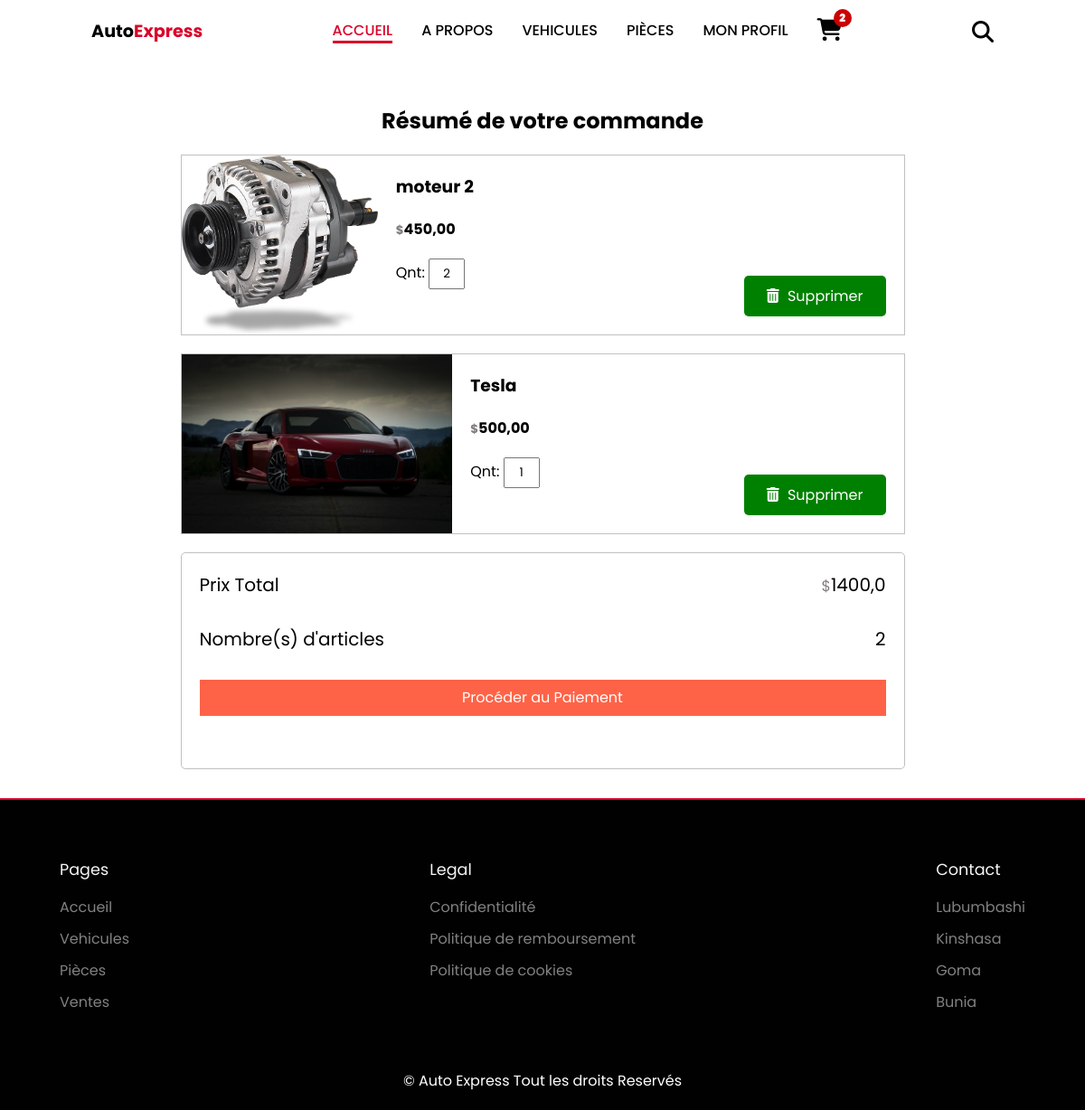
The app's page /sell/cart (signed in) with its own data.
### accounts/models.py (models this page shows, shortened)
class Utilisateur(AbstractUser):
    telephone = models.CharField(max_length=10)
    adresse = models.TextField()

### sell/models.py (models this page shows, shortened)
class Cart(models.Model):
    user = models.OneToOneField(User, on_delete=models.CASCADE)
    order = models.ManyToManyField(Order)
    def get_total_price(self):
        total_price_vehicule = Decimal(0)
        total_price_pieces = Decimal(0)
        for order in self.order.all():
            if order.vehicule:
                total_price_vehicule += order.vehicule.prix * order.quatity
            elif order.piece:
                total_price_pieces += order.piece.prix * order.quatity
        return total_price_pieces + total_price_vehicule

class Order(models.Model):
    user = models.ForeignKey(User, on_delete=models.CASCADE)
    vehicule = models.ForeignKey(Vehicule, on_delete=models.CASCADE, blank=True, null=True)
    piece = models.ForeignKey(Piece, on_delete=models.CASCADE, blank=True, null=True)
    quatity = models.IntegerField(default=1)
    ordered = models.BooleanField(default=False)
    ordered_date = models.DateTimeField(null=True, blank=True)

### car/models.py (models this page shows)
class VehiculeOuPiece(models.Model):
    id = models.AutoField(primary_key=True)
    description = models.TextField()
    date_ajout = models.DateTimeField(auto_now_add=True)
    marque = models.CharField(max_length=100, blank=True, null=True)
    modele = models.CharField(max_length=100, blank=True, null=True)
    prix = models.DecimalField(max_digits=10, decimal_places=2)
    etat = models.CharField(max_length=50, choices=[('Neuf', 'Neuf'), ('Occasion', 'Occasion')], default='Neuf')
    photo = models.ImageField(upload_to="articles_images")

class Piece(VehiculeOuPiece):
    type_piece = models.CharField(max_length=100)

### sell/views.py (the view)
# urls.py: path("cart", cart, name="cart"),
def cart(request):
    cart = Cart.objects.get(user=request.user)
    return render(request, "sell/cart.html", {"orders": cart.order.all(), "total_price": float(cart.get_total_price())})

### sell/templates/sell/cart.html
{% extends "base.html" %}
{% block content %}
{% load static %}
<section class="container" style="margin-top: 2rem;">
	<h1 class="heading">Résumé de votre commande</h1>
	<div class="cart container">
            <div class="products container">
            {% for order in orders %}
                <div class="product">
                    {% if order.vehicule %}
                        <img src="{{ order.vehicule.photo.url }}">
                    {% elif order.piece %}
                        <img src="{{ order.piece.photo.url }}">
                    {% endif %}
                    <div class="product-info">
                        {% if order.vehicule %}
                            <h3 class="product-name">{{ order.vehicule.marque }}</h3>
                        {% elif order.piece %}
                            <h3 class="product-name">{{ order.piece.type_piece }}</h3>
                        {% endif %}
                        {% if order.vehicule %}
                        <h4 class="product-price"><small>$</small>{{ order.vehicule.prix }}</h4>
                        {% elif order.piece %}
                            <h4 class="product-price"><small>$</small>{{  order.piece.prix }}</h4>
                        {% endif %}
                        <p class="product-quantity">Qnt: <input value="{{ order.quatity }}" name="quantity_{{ order.id }}">
                        <p class="product-remove">
                            <i class="fa fa-trash" aria-hidden="true"></i>
                            <span class="remove">Supprimer</span>
                        </p>
                    </div>
                </div>
            {% endfor %}
		<div class="cart-total container" style="width: 100%;">
			<p>
				<span>Prix Total</span>
				<span> <small>$</small>{{ total_price }} </span>
			</p>
			<p>
				<span>Nombre(s) d'articles</span>
				<span>2</span>
			</p>
			<a href="{% url 'sell:achatCar' id=1 %}">Procéder au Paiement</a>
		</div>
	</div>
</section>
{% endblock content %}

### templates/base.html (shortened to what this page needs)
<!DOCTYPE html>
{% load static %}
<html lang="en">
<head>
    <link href="{% static 'fontawesomefree/css/fontawesome.css' %}" rel="stylesheet" type="text/css">
    <link href="{% static 'fontawesomefree/css/brands.css' %}" rel="stylesheet" type="text/css">
    <link href="{% static 'fontawesomefree/css/solid.css' %}" rel="stylesheet" type="text/css">
    <link href='https://unpkg.com/boxicons@2.1.4/css/boxicons.min.css' rel='stylesheet'>
    <link rel="stylesheet" href="/static/css/style.css">
</head>
<body>
    <header class="header">
        <div class="nav container">
            <a href="/" class="logo">Auto<span>Express</span></a>
            <ul class="navbar">
                <li> <a href="/" class="active">Accueil</a></li>
                <li> <a href="#about">A Propos</a></li>
                <li> <a href="{% url 'car:all_car' %}">Vehicules</a></li>
                <li> <a href="{% url 'car:all_pieces' %}">Pièces</a></li>
                {% if user.is_authenticated and not user.is_staff %}
                    <li><a href="#">Mon Profil</a></li>
                {% elif user.is_authenticated and user.is_staff %}
                    <li><a href="http://127.0.0.1:8000/admin/">Gestion</a></li>
                {% else %}
                    <li> <a href="{% url 'accounts:login' %}">Se connecter</a></li>
                {% endif %}
                {% if user.is_authenticated and not user.is_staff %}
                    <li>
                        <a href="{% url 'sell:cart' %}" class="cart_show">
                        <i class="fa-solid fa-cart-shopping" style="font-size: 25px;">
                            <span>
                                {% if user.cart %}
                                    {{ user.cart.order.count }}
                                    {% else %}
                                        0
                                {% endif %}
                            </span>
                        </i>
                    </a>
                    </li>
                {% endif %}
            </ul>
            <i class="fa-solid fa-magnifying-glass" id="search-icon"></i>
        </div>
    </header>
    {% block content %}
    {% endblock %}
    <section class="footer">
        <div class="footer-container container">
            <div class="footer-box">
                <h3>Pages</h3>
                <a href="#">Accueil</a>
                <a href="#">Vehicules</a>
                <a href="#">Pièces</a>
                <a href="#">Ventes</a>
            </div>
            <div class="footer-box">
                <h3>Legal</h3>
                <a href="#">Confidentialité</a>
                <a href="#">Politique de remboursement</a>
                <a href="#">Politique de cookies</a>
            </div>
            <div class="footer-box">
                <h3>Contact</h3>
               <p>Lubumbashi</p>
               <p>Kinshasa</p>
               <p>Goma</p>
               <p>Bunia</p>
            </div>
        </div>
    </section>
    <div class="copyright">
        <p>&#169; Auto Express Tout les droits Reservés</p>
    </div>
</body>
</html>

### static/css/style.css (style rules this page uses)
* { font-family: 'Poppins', sans-serif; margin: 0; padding: 0; scroll-padding-top: 1rem; scroll-behavior: smooth; list-style: none; box-sizing: border-box; text-decoration: none; }
:root { --main-color:#d90429; --text-color:#020102; --bg-color:#fff; }
section { padding: 4rem 0 2rem; }
img { width: 100%; }
body { color: var(--text-color); }
.container { max-width: 1068px; margin-left: auto; margin-right: auto; }
header { display: block; width: 100%; position: fixed; top: 0; left: 0; z-index: 100; }
.nav { display: flex; align-items: center; justify-content: space-between; padding: 20px 35px; }
.logo { font-size: 1.2rem; font-weight: 700; color: var(--text-color); }
.logo span { color: var(--main-color); }
.navbar { display: flex; column-gap: 2rem; }
.navbar a { color: var(--text-color); font-size: 1rem; text-transform: uppercase; font-weight: 500; }
.navbar a:hover, .navbar .active { color: var(--main-color); border-bottom: 3px solid var(--main-color); }
#search-icon { font-size: 24px; cursor: pointer; color: #020102; }
.heading { text-align: center; }
.footer { background: var(--text-color); color: #f6f6f6; border-top: 2px solid var(--main-color); }
.footer-container { display: flex; justify-content: space-between; gap: 1rem; }
.footer-container .footer-box { display: flex; flex-direction: column; }
.footer-box h3 { font-size: 1.1rem; font-weight: 400; margin-bottom: 1rem; }
.footer-box a, .footer-box p { color: #818181; margin-bottom: 10px; }
.copyright { padding: 20px; text-align: center; color: var(--bg-color); background: var(--text-color); }
.paraf-detail, small { color: #837D7C; }
.cart_show { position: relative; }
.cart_show span { display: flex; align-items: center; justify-content: center; background: #cb0202; color: white; width: 20px; height: 20px; border-radius: 50%; position: absolute; left: 18px; top: -15px; font-size: 12px; }
.container > h1 { padding: 20px 0; }
.cart { display: flex; }
.products { flex: 0.75; }
.product { display: flex; width: 100%; height: 200px; overflow: hidden; border: 1px solid silver; margin-bottom: 20px; }
.product > img { width: 300px; height: 200px; object-fit: cover; }
.product-info { padding: 20px; width: 100%; position: relative; }
.product-name, .product-price, .product-offer { margin-bottom: 20px; }
.product-remove { position: absolute; bottom: 20px; right: 20px; padding: 10px 25px; background-color: green; color: white; cursor: pointer; border-radius: 5px; }
.product-quantity > input { width: 40px; padding: 5px; text-align: center; }
.fa { margin-right: 5px; }
.cart-total { flex: 0.25; padding: 20px; height: 240px; border: 1px solid silver; border-radius: 5px; }
.cart-total p { display: flex; justify-content: space-between; margin-bottom: 30px; font-size: 20px; }
.cart-total a { display: block; text-align: center; height: 40px; line-height: 40px; background-color: tomato; color: white; text-decoration: none; }

### records on screen
Utilisateur: cart.order.count "2"
Order: piece.photo (picture), piece.type_piece "moteur 2", piece.prix "450,00", quatity "2"
Order: vehicule.photo (picture), vehicule.marque "Tesla", vehicule.prix "500,00", quatity "1"

### other values on screen
{{ total_price }} "1400,0"
